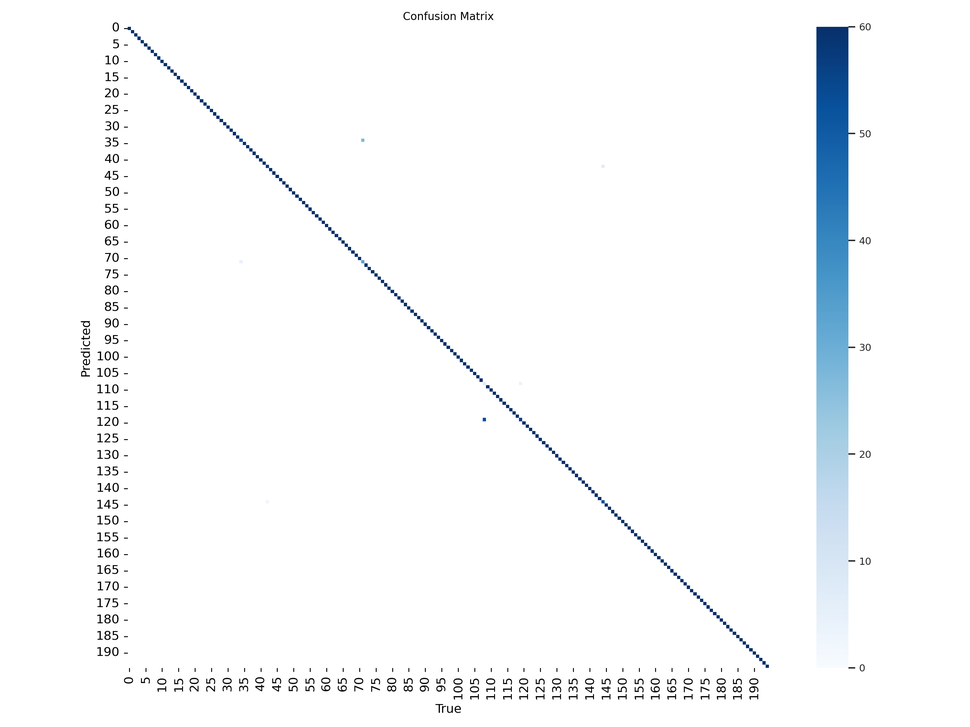
#> input picture runs/classify/train/confusion_matrix.png, 970 x 727 px, shrunk from 3000 x 2250 before the run, given as the content of the folder imagenes/originales, which was not available
$ python m_2_ruido.py
#> lines starting #> are read from the running program, lines starting #| are printed output that depends on the picture; pictures that were not available may be replaced by others from this repository, and a replacement may not be noted
import os
import cv2
import numpy as np


def crear_carpeta(carpeta, subcarpeta):
#> further down, img is the input picture: shape (727, 970, 3); mean B, G, R 251.2, 249.8, 248.3
    carpeta_salida = os.path.join(carpeta, subcarpeta)

    if not os.path.exists(carpeta_salida):
        os.makedirs(carpeta_salida)
    return carpeta_salida

def aumentar_datos(img, carpeta_entrenamiento, carpeta_prueba, id_estacion, n_imagenes):
#> called with carpeta_entrenamiento = 'imagenes/da/train/confusion_matrix.png', carpeta_prueba = 'imagenes/da/test/confusion_matrix.png', id_estacion = 'confusion_matrix.png', n_imagenes = 150
    for i in range(n_imagenes):
        imagen_modificada = img.copy()

        # Ruido Gaussiano
        mean = 0
        var = np.random.randint(100, 250)
        sigma = var ** 0.5
        gauss = np.random.normal(mean, sigma, imagen_modificada.shape)
        noisy_img = imagen_modificada + gauss
        imagen_modificada = np.clip(noisy_img, 0, 255).astype(np.uint8)

        # Cambiar brillo a la imagen
        cambio = np.random.randint(-50, 51)
        hsv = cv2.cvtColor(imagen_modificada, cv2.COLOR_BGR2HSV)
        h, s, v = cv2.split(hsv)
        v = cv2.add(v, cambio)
        final_hsv = cv2.merge((h, s, v))
        imagen_modificada = cv2.cvtColor(final_hsv, cv2.COLOR_HSV2BGR)


        # Pasar imagen a blanco y negro
        imagen_modificada = cv2.cvtColor(imagen_modificada, cv2.COLOR_BGR2GRAY)


        # Decidir si la imagen va a la carpeta de entrenamiento o de prueba
        carpeta_salida = carpeta_entrenamiento if i < int(n_imagenes * 0.8) else carpeta_prueba

        nuevo_nombre = f"{id_estacion}_{i}.jpg"

        # Guardar imagen en posicion normal
        cv2.imwrite(os.path.join(carpeta_salida, nuevo_nombre), imagen_modificada)

        # Rotar la imagen entre 1 y 359 grados
        centro_imagen = tuple(np.array(imagen_modificada.shape[1::-1]) / 2)
        rot_mat = cv2.getRotationMatrix2D(centro_imagen, np.random.choice(range(1, 359)), 1.0)
        imagen_modificada = cv2.warpAffine(imagen_modificada, rot_mat, imagen_modificada.shape[1::-1], flags=cv2.INTER_LINEAR)

        nuevo_nombre = f'{np.random.choice(range(0, 359))}_' + nuevo_nombre

        # Save the rotated image with transformations
        cv2.imwrite(os.path.join(carpeta_salida, nuevo_nombre), imagen_modificada)
#> this loop made 150 passes
#> pass 1, in aumentar_datos, `noisy_img = imagen_modificada + gauss`:
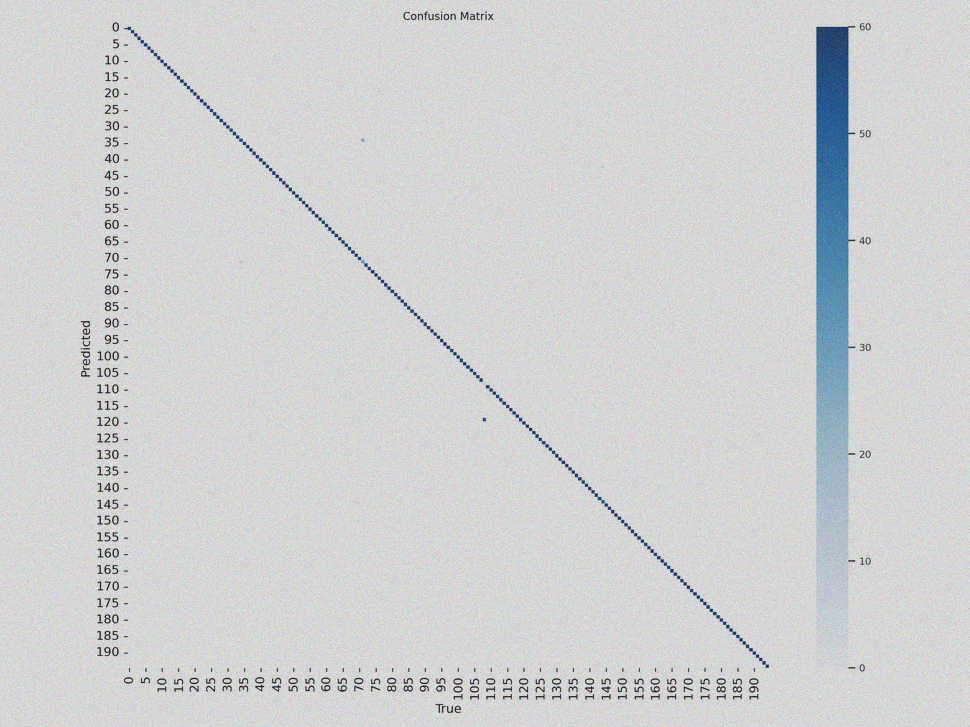
#> noisy_img: shape (727, 970, 3) float64; mean B, G, R 251.2, 249.8, 248.3; drawn with min black and max white
#> pass 1, in aumentar_datos, `h, s, v = cv2.split(hsv)`:
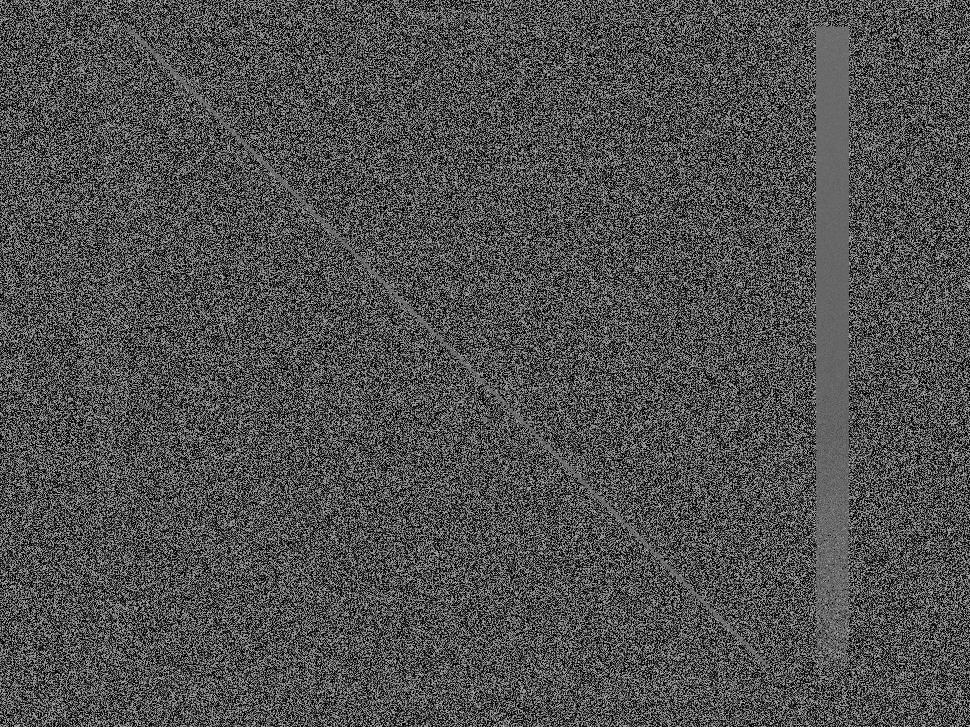
#> h: shape (727, 970); min 0, max 179, mean 79.1
#> after the loop: final_hsv: shape (727, 970, 3); mean H, S, V 79.2, 16, 246.8
#> after the loop: hsv: shape (727, 970, 3); mean H, S, V 79.2, 16, 250.8
#> after the loop:
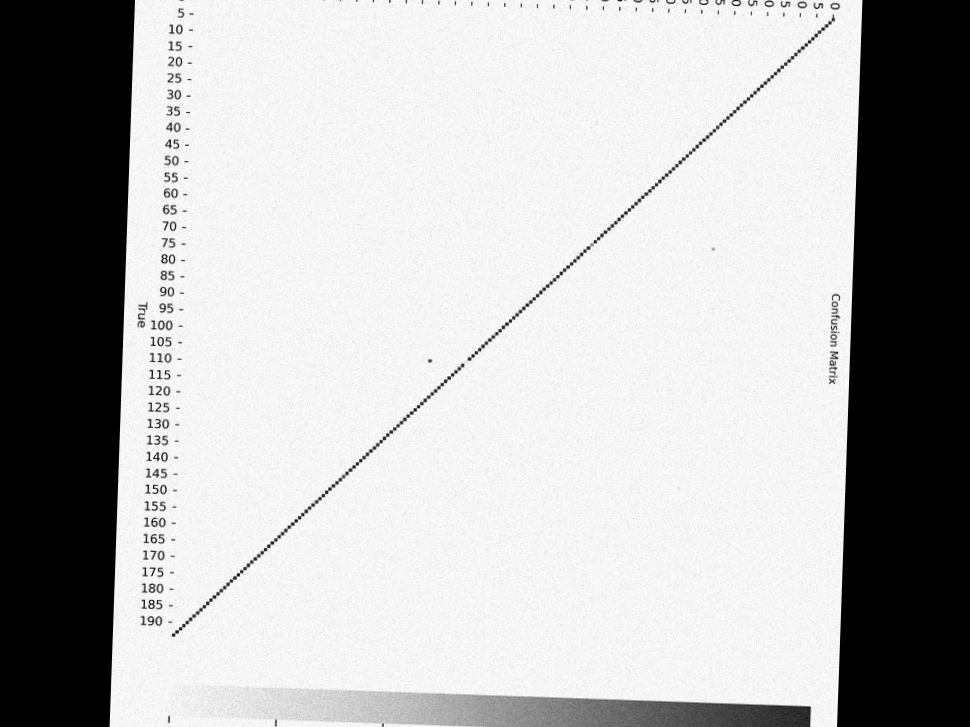
#> imagen_modificada: shape (727, 970); min 0, max 251, mean 180.2


carpeta_entrada = 'imagenes/originales'
carpeta_salida = 'imagenes/da'


# Crear carpetas de entrenamiento y prueba
carpeta_entrenamiento = crear_carpeta(carpeta_salida, 'train')
carpeta_prueba = crear_carpeta(carpeta_salida, 'test')

for nombre_imagen in os.listdir(carpeta_entrada):

    img = cv2.imread(os.path.join(carpeta_entrada, nombre_imagen))

    id_estacion = nombre_imagen.replace(".jpg", "")

    carpeta_entrenamiento_estacion = crear_carpeta(carpeta_entrenamiento, id_estacion)
    carpeta_prueba_estacion = crear_carpeta(carpeta_prueba, id_estacion)

    aumentar_datos(img, carpeta_entrenamiento_estacion, carpeta_prueba_estacion, id_estacion, 150)
